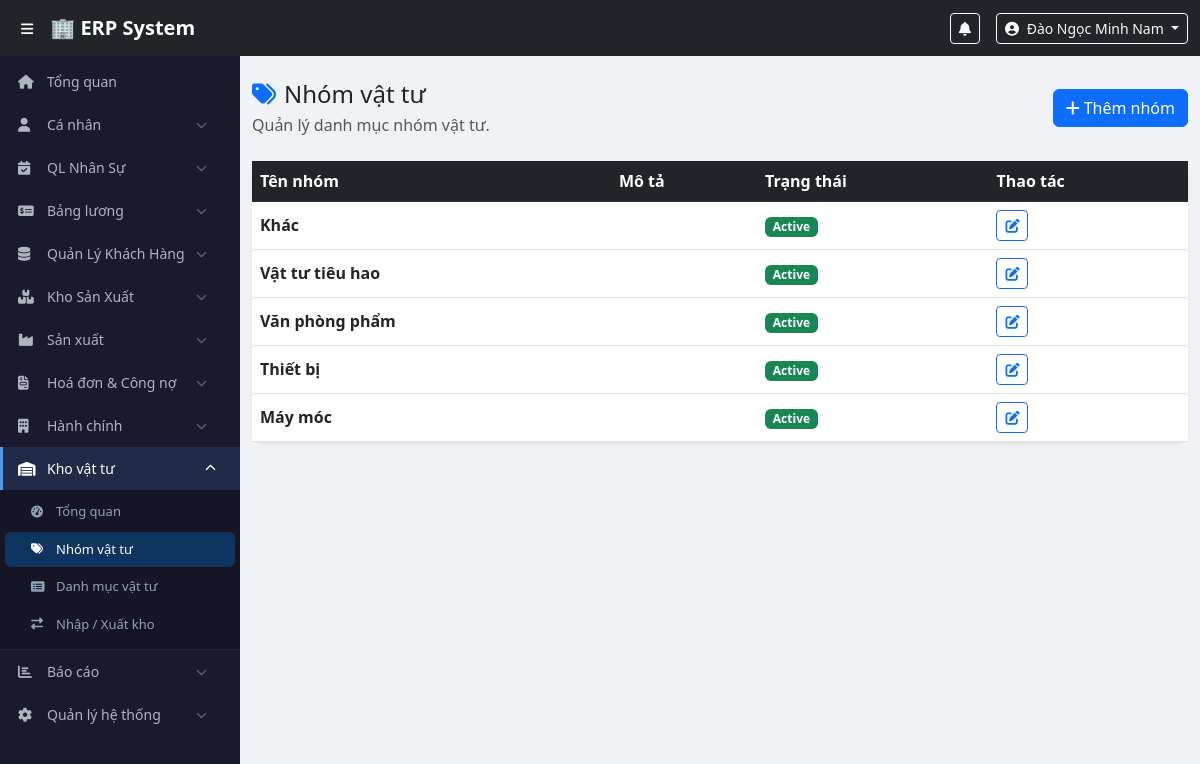
Page /modules/warehouse_admin/categories.php (signed in) on the committed database.
### tables this page shows
CREATE TABLE `wa_categories` (
  `id` int(11) NOT NULL,
  `name` varchar(100) NOT NULL,
  `description` text DEFAULT NULL,
  `is_active` tinyint(1) NOT NULL DEFAULT 1
);

### config/functions.php (called while the page is built, shortened)
<?php
function fetchAllSafe(PDO $pdo, string $sql, array $params = []): array {
    try {
        $stmt = $pdo->prepare($sql);
        $stmt->execute($params);
        return $stmt->fetchAll(PDO::FETCH_ASSOC) ?: [];
    } catch (Throwable $e) {
        return [];
    }
}
function e($value): string {
    return htmlspecialchars((string) ($value ?? ''), ENT_QUOTES | ENT_SUBSTITUTE, 'UTF-8');
}
?>

### modules/warehouse_admin/categories.php (the view, shortened to what this page needs)
<?php
require_once $_SERVER['DOCUMENT_ROOT'] . '/erp/config/database.php';
require_once $_SERVER['DOCUMENT_ROOT'] . '/erp/config/functions.php';
$pdo = getDBConnection();
$categories = fetchAllSafe($pdo, 'SELECT * FROM wa_categories ORDER BY id DESC');
include $_SERVER['DOCUMENT_ROOT'] . '/erp/includes/header.php';
include $_SERVER['DOCUMENT_ROOT'] . '/erp/includes/sidebar.php';
?>
<div class="main-content"><div class="container-fluid py-4">
    <div class="d-flex justify-content-between align-items-center mb-4"><div><h4 class="mb-1"><i class="fas fa-tags me-2 text-primary"></i>Nhóm vật tư</h4><p class="text-muted mb-0">Quản lý danh mục nhóm vật tư.</p></div><button class="btn btn-primary" id="btnNew"><i class="fas fa-plus me-1"></i>Thêm nhóm</button></div>
    <div class="card border-0 shadow-sm"><div class="table-responsive"><table class="table table-hover mb-0 align-middle"><thead class="table-dark"><tr><th>Tên nhóm</th><th>Mô tả</th><th>Trạng thái</th><th>Thao tác</th></tr></thead><tbody>
    <?php foreach($categories as $c): ?><tr><td class="fw-semibold"><?= e($c['name']) ?></td><td><?= e($c['description']) ?></td><td><span class="badge bg-<?= (int)$c['is_active']===1?'success':'secondary' ?>"><?= (int)$c['is_active']===1?'Active':'Inactive' ?></span></td><td><button class="btn btn-sm btn-outline-primary btn-edit" data-id="<?= (int)$c['id'] ?>" data-name="<?= e($c['name']) ?>" data-description="<?= e($c['description']) ?>" data-active="<?= (int)$c['is_active'] ?>"><i class="fas fa-edit"></i></button></td></tr><?php endforeach; ?>
    </tbody></table></div></div>
</div></div>
<?php include $_SERVER['DOCUMENT_ROOT'] . '/erp/includes/footer.php'; ?>

### assets/css/style.css (style rules this page uses)
body { padding-top: 56px; background: #f0f2f5; font-family: 'Segoe UI', sans-serif; }
.main-content { margin-left: 240px; transition: margin-left 0.3s; min-height: calc(100vh - 56px); }
.card { border-radius: 12px !important; }

### rows in the picture
wa_categories: name "Khác", is_active "Active"
wa_categories: name "Vật tư tiêu hao", is_active "Active"
wa_categories: name "Văn phòng phẩm", is_active "Active"
wa_categories: name "Thiết bị", is_active "Active"
wa_categories: name "Máy móc", is_active "Active"

### other values in the picture
$user['full_name'] "Đào Ngọc Minh Nam"
